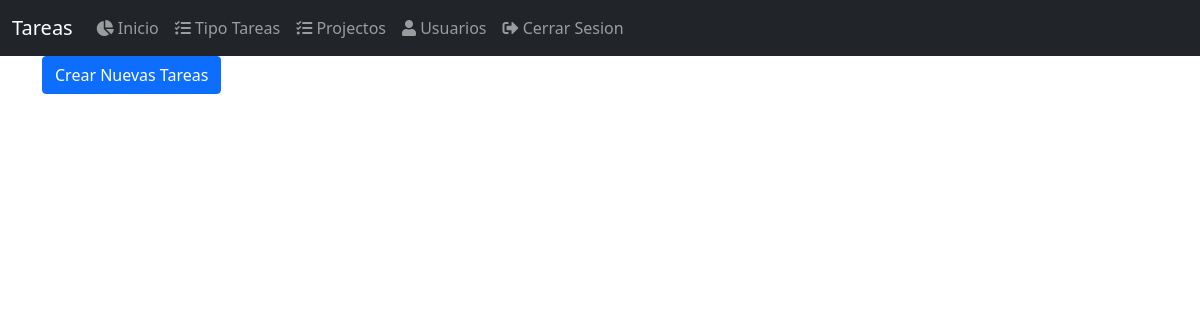
Page /tareas/ (signed in) on the earlier database version.
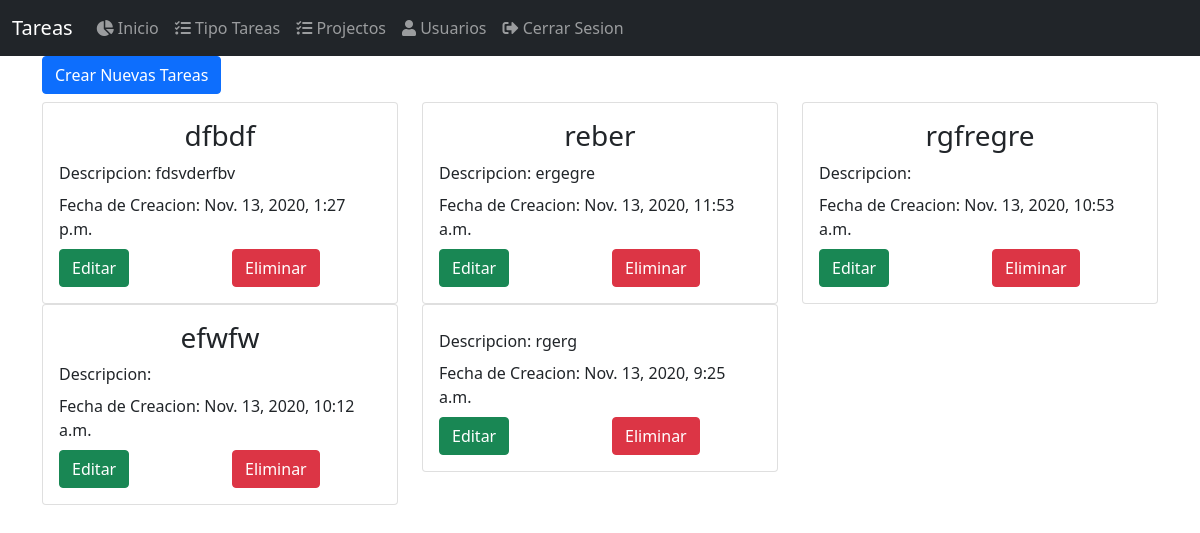
Same page on the later database version.
### tasks/models.py (models this page shows, shortened)
class Task(models.Model):
    developer = models.ManyToManyField(Developer, verbose_name='Desarrollador')
    type_task = models.ForeignKey(
        TypeTask, on_delete=models.CASCADE, verbose_name='Tipo Tarea')
    task = models.CharField(max_length=50, verbose_name='Tarea')
    description = models.TextField(verbose_name='Descripcion')
    state = models.BooleanField(default=True, verbose_name='Estado')
    slug = models.SlugField(max_length=60, unique=True)
    project = models.ForeignKey(
        Project, on_delete=models.CASCADE, verbose_name='Proyecto')
    created_at = models.DateTimeField(
        auto_now_add=True, verbose_name='Fecha de Creacion')
    updated_at = models.DateTimeField(
        auto_now=True, verbose_name='Fecha de Actualizacion')
    class Meta:
        verbose_name = 'Tarea'
        verbose_name_plural = 'Tareas'

### tasks/views.py (the view)
# urls.py: path('tareas/', views.TaskListView.as_view(), name='task'),
class TaskListView(PermissionRequiredMixin, LoginRequiredMixin, ListView):
    login_url = 'users:login'
    permission_required = 'tasks.can_view_user'
    template_name = 'tasks/task.html'
    queryset = Task.objects.all().order_by('-pk')

### tasks/templates/tasks/task.html
{% extends 'base.html' %}
{% block content %}
    <a href="{% url 'tasks:add_task' %}" class="btn btn-primary">Crear Nuevas Tareas</a>
    <div class="row mt-2">
        {% for field in object_list %}
            <div class="col-sm-12 col-md-4">
                <div class="card">
                    <div class="card-body">
                        <h3 class="card-title text-center">{{ field.task }}</h3>
                        <p class="card-title">Descripcion: {{ field.description }}</p>
                        <p class="card-title">Fecha de Creacion: {{ field.created_at }}</p>
                        <div class="row">
                            <div class="col-sm-12 col-md-6">
                                <a href="{% url 'tasks:update_task' field.slug %}" class="btn btn-success">Editar</a>
                            </div>
                            <div class="col-sm-12 col-md-6">
                                <a href="#" class="btn btn-danger">Eliminar</a>
                            </div>
                        </div>
                    </div>
                </div>
            </div>
        {% endfor %}
    </div>
{% endblock %}

### templates/base.html (shortened to what this page needs)
{% load static %}
<!DOCTYPE html>
<html lang="en">
<head>
    <link rel="stylesheet" href="https://stackpath.bootstrapcdn.com/bootstrap/5.0.0-alpha2/css/bootstrap.min.css"
>
    <link rel="stylesheet" href="https://pro.fontawesome.com/releases/v5.10.0/css/all.css"
 />
</head>
<body>
    {% include 'navbar.html' %}
    <div class="container">
        {% block content %}
        {% endblock %}
    </div>
</body>
</html>

### templates/navbar.html (shortened to what this page needs)
{% url 'users:logout' as logout %}
{% url 'users:register' as register %}
{% url 'projects:project' as project %}
{% url 'tasks:type_task' as type_task %}
{% url 'tasks:developer_task' as developer_task %}
<nav class="navbar navbar-expand-lg navbar-dark bg-dark">
    <div class="container-fluid">
        <a class="navbar-brand" href="#">Tareas</a>
        <div class="collapse navbar-collapse" id="navbarSupportedContent">
            <ul class="navbar-nav ml-auto mb-2 mb-lg-0">
                {% if user.is_authenticated %}
                    <li class="nav-item">
                        <a class="nav-link {% if request.path == developer_task %}active{% endif %}" href="{{ developer_task }}">
                            <i class="fas fa-chart-pie"></i>
                            Inicio
                        </a>
                    </li>
                    {% if perms.tasks %}
                        <li class="nav-item">
                            <a class="nav-link {% if request.path == type_task %}active{% endif %}" href="{{ type_task }}">
                                <i class="fas fa-tasks"></i>
                                Tipo Tareas
                            </a>
                        </li>
                        <li class="nav-item">
                            <a class="nav-link {% if request.path == project %}active{% endif %}" href="{{ project }}">
                                <i class="fas fa-tasks"></i>
                                Projectos
                            </a>
                        </li>
                    {% endif %}
                    {% if perms.users %}
                        <li class="nav-item">
                            <a class="nav-link {% if request.path == register %}active{% endif %}" href="{{ register }}">
                                <i class="fas fa-user"></i>
                                Usuarios
                            </a>
                        </li>
                    {% endif %}
                    <li class="nav-item">
                        <a class="nav-link {% if request.path == logout %}active{% endif %}" href="{{ logout }}">
                            <i class="fas fa-sign-out-alt"></i>
                            Cerrar Sesion
                        </a>
                    </li>
                {% endif %}
            </ul>
        </div>
    </div>
</nav>

Differences in the rows shown:
added Task: task "dfbdf", description "fdsvderfbv", created_at "Nov. 13, 2020, 1:27 p.m."
added Task: task "reber", description "ergegre", created_at "Nov. 13, 2020, 11:53 a.m."
added Task: task "rgfregre", created_at "Nov. 13, 2020, 10:53 a.m."
added Task: task "efwfw", created_at "Nov. 13, 2020, 10:12 a.m."
added Task: description "rgerg", created_at "Nov. 13, 2020, 9:25 a.m."
